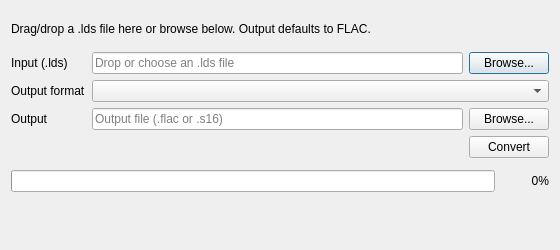
<?xml version="1.0" encoding="UTF-8"?>
<ui version="4.0">
 <class>ConverterDialog</class>
 <widget class="QDialog" name="ConverterDialog">
  <property name="geometry">
   <rect>
    <x>0</x>
    <y>0</y>
    <width>560</width>
    <height>250</height>
   </rect>
  </property>
  <property name="windowTitle">
   <string>LDS Converter</string>
  </property>
  <layout class="QVBoxLayout" name="mainLayout">
   <item>
    <widget class="QLabel" name="hintLabel">
     <property name="text">
      <string>Drag/drop a .lds file here or browse below. Output defaults to FLAC.</string>
     </property>
     <property name="wordWrap">
      <bool>true</bool>
     </property>
    </widget>
   </item>
   <item>
    <layout class="QFormLayout" name="formLayout">
     <property name="fieldGrowthPolicy">
      <enum>QFormLayout::AllNonFixedFieldsGrow</enum>
     </property>
     <item row="0" column="0">
      <widget class="QLabel" name="inputLabel">
       <property name="text">
        <string>Input (.lds)</string>
       </property>
      </widget>
     </item>
     <item row="0" column="1">
      <layout class="QHBoxLayout" name="inputLayout">
       <item>
        <widget class="QLineEdit" name="inputLineEdit">
         <property name="minimumSize">
          <size>
           <width>300</width>
           <height>0</height>
          </size>
         </property>
         <property name="placeholderText">
          <string>Drop or choose an .lds file</string>
         </property>
        </widget>
       </item>
       <item>
        <widget class="QPushButton" name="inputBrowseButton">
         <property name="text">
          <string>Browse...</string>
         </property>
        </widget>
       </item>
      </layout>
     </item>
     <item row="1" column="0">
      <widget class="QLabel" name="outputFormatLabel">
       <property name="text">
        <string>Output format</string>
       </property>
      </widget>
     </item>
     <item row="1" column="1">
      <widget class="QComboBox" name="outputFormatComboBox"/>
     </item>
     <item row="2" column="0">
      <widget class="QLabel" name="outputLabel">
       <property name="text">
        <string>Output</string>
       </property>
      </widget>
     </item>
     <item row="2" column="1">
      <layout class="QHBoxLayout" name="outputLayout">
       <item>
        <widget class="QLineEdit" name="outputLineEdit">
         <property name="placeholderText">
          <string>Output file (.flac or .s16)</string>
         </property>
        </widget>
       </item>
       <item>
        <widget class="QPushButton" name="outputBrowseButton">
         <property name="text">
          <string>Browse...</string>
         </property>
        </widget>
       </item>
      </layout>
     </item>
    </layout>
   </item>
   <item>
    <layout class="QHBoxLayout" name="buttonLayout">
     <item>
      <spacer name="horizontalSpacer">
       <property name="orientation">
        <enum>Qt::Horizontal</enum>
       </property>
       <property name="sizeHint" stdset="0">
        <size>
         <width>40</width>
         <height>20</height>
        </size>
       </property>
      </spacer>
     </item>
     <item>
      <widget class="QPushButton" name="convertButton">
       <property name="text">
        <string>Convert</string>
       </property>
      </widget>
     </item>
    </layout>
   </item>
   <item>
    <layout class="QHBoxLayout" name="progressLayout">
     <item>
      <widget class="QProgressBar" name="progressBar">
       <property name="minimum">
        <number>0</number>
       </property>
       <property name="maximum">
        <number>100</number>
       </property>
       <property name="value">
        <number>0</number>
       </property>
       <property name="textVisible">
        <bool>false</bool>
       </property>
      </widget>
     </item>
     <item>
      <widget class="QLabel" name="progressPercentLabel">
       <property name="minimumSize">
        <size>
         <width>48</width>
         <height>0</height>
        </size>
       </property>
       <property name="alignment">
        <set>Qt::AlignRight|Qt::AlignTrailing|Qt::AlignVCenter</set>
       </property>
       <property name="text">
        <string>0%</string>
       </property>
      </widget>
     </item>
    </layout>
   </item>
   <item>
    <widget class="QLabel" name="statusLabel">
     <property name="text">
      <string/>
     </property>
     <property name="wordWrap">
      <bool>true</bool>
     </property>
    </widget>
   </item>
  </layout>
 </widget>
 <resources/>
 <connections/>
</ui>
